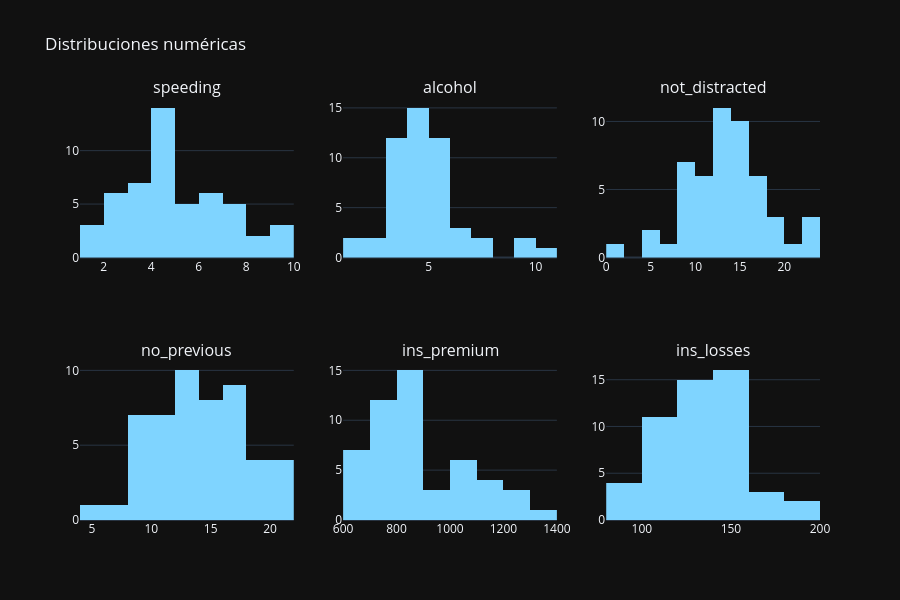

The cell this chart's notebook holds for it:
### Code cell
# 2.4 Distribuciones de variables numéricas
num_cols = df.select_dtypes(include='number').columns.tolist()
if num_cols:
    display(df[num_cols].describe().T)
    cols = num_cols[:9]; rows = (len(cols)+2)//3
    fig = sp.make_subplots(rows=rows, cols=3, subplot_titles=cols)
    for i, col in enumerate(cols):
        fig.add_trace(go.Histogram(x=df[col].dropna(), marker_color=PRIMARY, name=col),
                      row=i//3+1, col=i%3+1)
    fig.update_layout(height=300*rows, showlegend=False, title_text='Distribuciones numéricas',
                      template='plotly_dark'); fig.show()
else:
    print('Sin columnas numéricas.')

### Figure 1 — Plotly figure (JSON) as saved in the notebook; plotly's stock layout.template omitted (floating-point values rounded to 4 significant figures)
{"data": [{"marker": {"color": "#7fd4ff"}, "name": "speeding", "type": "histogram", "x": [7.332, 7.421, 6.51, 4.032, 4.2, 5.032, 4.968, 6.156, 2.006, 3.759, 2.964, 9.45, 5.508, 4.608, 3.625, 2.669, 4.806, 4.066, 7.175, 5.738, 4.25, 1.886, 3.384, 2.208, 2.64, 6.923, 8.346, 1.937, 5.439, 4.06, 1.792, 3.496, 3.936, 6.552, 5.497, 3.948, 6.368, 4.224, 9.1, 3.774, 9.082, 6.014, 4.095, 7.76, 4.859, 4.08, 2.413, 4.452, 8.092, 4.968, 7.308], "xaxis": "x", "yaxis": "y"}, {"marker": {"color": "#7fd4ff"}, "name": "alcohol", "type": "histogram", "x": [5.64, 4.525, 5.208, 5.824, 3.36, 3.808, 3.888, 4.86, 1.593, 5.191, 3.9, 7.175, 4.437, 4.352, 4.205, 3.925, 4.272, 4.922, 6.765, 4.53, 4.0, 2.87, 3.948, 2.784, 5.456, 5.474, 9.416, 5.215, 4.704, 3.48, 3.136, 4.968, 3.567, 5.208, 10.04, 4.794, 5.771, 3.328, 5.642, 4.218, 9.799, 6.402, 5.655, 7.372, 1.808, 4.08, 3.429, 3.498, 6.664, 4.554, 5.568], "xaxis": "x2", "yaxis": "y2"}, {"marker": {"color": "#7fd4ff"}, "name": "not_distracted", "type": "histogram", "x": [18.05, 16.29, 15.62, 21.06, 10.92, 10.74, 9.396, 14.09, 5.9, 16.47, 14.82, 14.35, 13.01, 12.03, 13.78, 15.23, 13.71, 16.69, 14.96, 13.14, 8.875, 7.134, 13.39, 8.448, 1.76, 14.81, 17.98, 13.86, 13.96, 10.09, 9.632, 12.33, 10.82, 15.79, 23.66, 13.96, 18.31, 8.576, 17.47, 10.21, 22.94, 19.01, 15.99, 17.65, 9.944, 13.06, 11.05, 8.692, 23.09, 5.382, 14.09], "xaxis": "x3", "yaxis": "y3"}, {"marker": {"color": "#7fd4ff"}, "name": "no_previous", "type": "histogram", "x": [15.04, 17.01, 17.86, 21.28, 10.68, 12.92, 8.856, 16.04, 5.9, 16.83, 14.51, 15.22, 14.99, 12.29, 13.78, 13.66, 15.13, 16.26, 20.09, 12.68, 12.38, 6.56, 10.86, 8.448, 17.6, 13.52, 18.19, 13.41, 14.55, 9.628, 8.736, 18.03, 9.84, 13.61, 20.55, 11.56, 18.71, 11.52, 16.02, 8.769, 19.36, 16.68, 15.79, 16.88, 10.85, 12.92, 11.18, 9.116, 20.71, 11.59, 15.66], "xaxis": "x4", "yaxis": "y4"}, {"marker": {"color": "#7fd4ff"}, "name": "ins_premium", "type": "histogram", "x": [784.5, 1053.0, 899.5, 827.3, 878.4, 835.5, 1069.0, 1138.0, 1274.0, 1160.0, 913.1, 861.2, 642.0, 803.1, 710.5, 649.1, 780.5, 872.5, 1282.0, 661.9, 1049.0, 1011.0, 1111.0, 777.2, 896.1, 790.3, 816.2, 732.3, 1030.0, 746.5, 1302.0, 869.9, 1234.0, 708.2, 688.8, 697.7, 881.5, 804.7, 906.0, 1149.0, 859.0, 669.3, 767.9, 1005.0, 809.4, 716.2, 769.0, 890.0, 992.6, 670.3, 791.1], "xaxis": "x5", "yaxis": "y5"}, {"marker": {"color": "#7fd4ff"}, "name": "ins_losses", "type": "histogram", "x": [145.1, 133.9, 110.3, 142.4, 165.6, 139.9, 167.0, 151.5, 136.1, 144.2, 142.8, 120.9, 82.75, 139.2, 108.9, 114.5, 133.8, 137.1, 194.8, 96.57, 192.7, 135.6, 152.3, 133.3, 155.8, 144.4, 85.15, 114.8, 138.7, 120.2, 159.8, 120.8, 150.0, 127.8, 109.7, 133.5, 178.9, 104.6, 153.9, 148.6, 116.3, 96.87, 155.6, 156.8, 109.5, 109.6, 153.7, 111.6, 152.6, 106.6, 122.0], "xaxis": "x6", "yaxis": "y6"}], "layout": {"annotations": [{"font": {"size": 16}, "showarrow": false, "text": "speeding", "x": 0.1444, "xanchor": "center", "xref": "paper", "y": 1.0, "yanchor": "bottom", "yref": "paper"}, {"font": {"size": 16}, "showarrow": false, "text": "alcohol", "x": 0.5, "xanchor": "center", "xref": "paper", "y": 1.0, "yanchor": "bottom", "yref": "paper"}, {"font": {"size": 16}, "showarrow": false, "text": "not_distracted", "x": 0.8556, "xanchor": "center", "xref": "paper", "y": 1.0, "yanchor": "bottom", "yref": "paper"}, {"font": {"size": 16}, "showarrow": false, "text": "no_previous", "x": 0.1444, "xanchor": "center", "xref": "paper", "y": 0.375, "yanchor": "bottom", "yref": "paper"}, {"font": {"size": 16}, "showarrow": false, "text": "ins_premium", "x": 0.5, "xanchor": "center", "xref": "paper", "y": 0.375, "yanchor": "bottom", "yref": "paper"}, {"font": {"size": 16}, "showarrow": false, "text": "ins_losses", "x": 0.8556, "xanchor": "center", "xref": "paper", "y": 0.375, "yanchor": "bottom", "yref": "paper"}], "height": 600, "showlegend": false, "title": {"text": "Distribuciones numéricas"}, "xaxis": {"anchor": "y", "domain": [0.0, 0.2889]}, "xaxis2": {"anchor": "y2", "domain": [0.3556, 0.6444]}, "xaxis3": {"anchor": "y3", "domain": [0.7111, 1.0]}, "xaxis4": {"anchor": "y4", "domain": [0.0, 0.2889]}, "xaxis5": {"anchor": "y5", "domain": [0.3556, 0.6444]}, "xaxis6": {"anchor": "y6", "domain": [0.7111, 1.0]}, "yaxis": {"anchor": "x", "domain": [0.625, 1.0]}, "yaxis2": {"anchor": "x2", "domain": [0.625, 1.0]}, "yaxis3": {"anchor": "x3", "domain": [0.625, 1.0]}, "yaxis4": {"anchor": "x4", "domain": [0.0, 0.375]}, "yaxis5": {"anchor": "x5", "domain": [0.0, 0.375]}, "yaxis6": {"anchor": "x6", "domain": [0.0, 0.375]}}}
